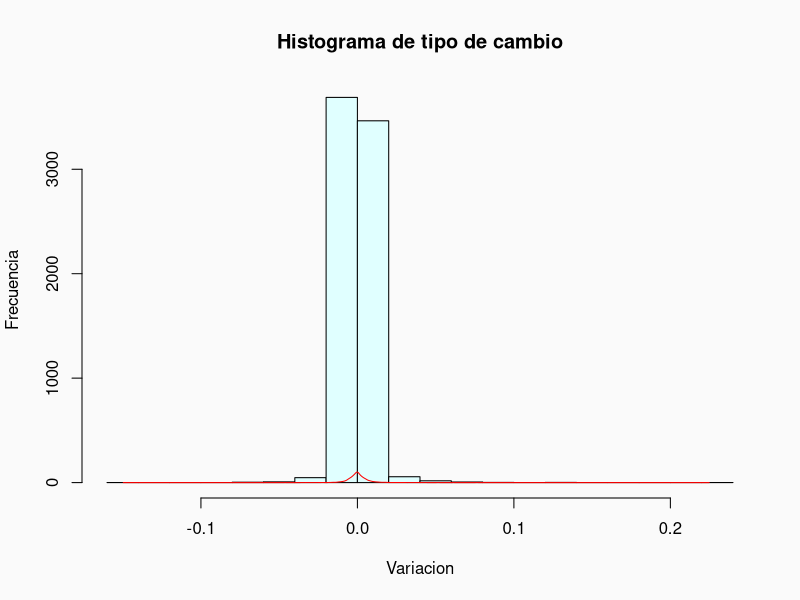

Reproduce this figure in R.
TDC<-read.table("TDC.txt", header = T)
par(bg="grey98")
hist(TDC[,1], col = "lightcyan", main = "Histograma de tipo de cambio", xlab = "Variacion", ylab = "Frecuencia")
lines(density(TDC[,1]), col="red", lwd=1)
